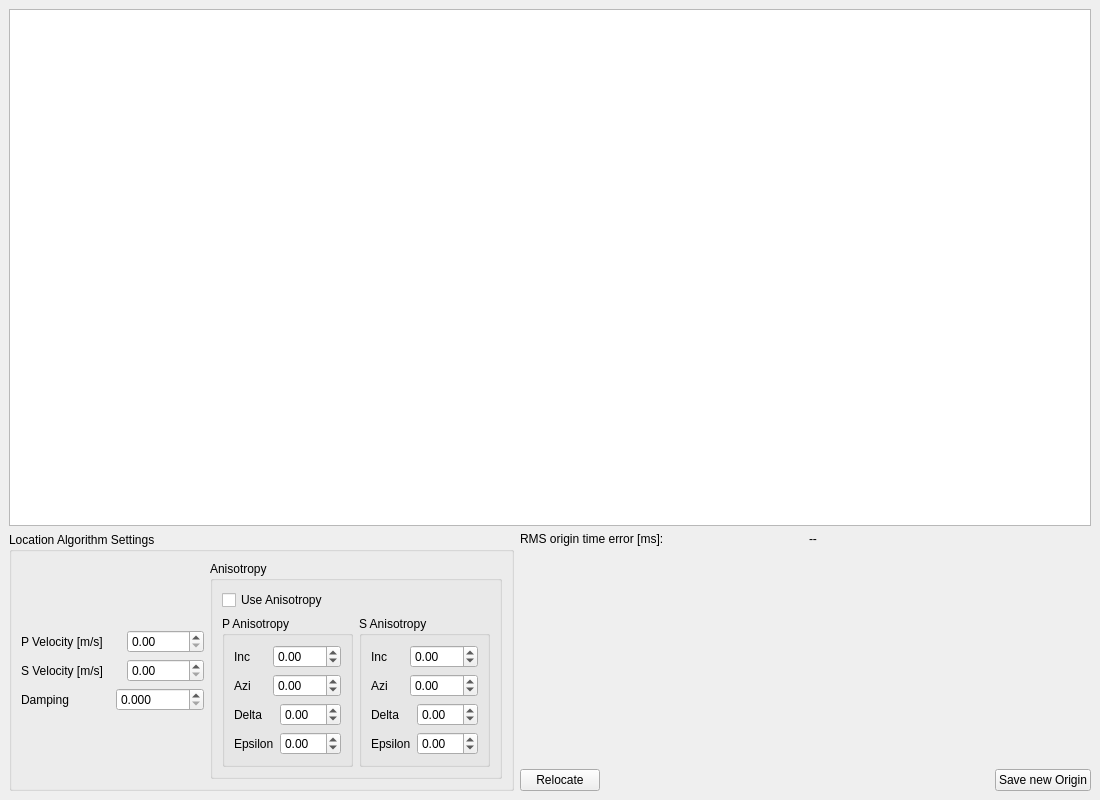
<?xml version="1.0" encoding="UTF-8"?>
<ui version="4.0">
 <class>RelocationWindow</class>
 <widget class="QMainWindow" name="RelocationWindow">
  <property name="geometry">
   <rect>
    <x>0</x>
    <y>0</y>
    <width>1100</width>
    <height>800</height>
   </rect>
  </property>
  <property name="minimumSize">
   <size>
    <width>1100</width>
    <height>800</height>
   </size>
  </property>
  <property name="maximumSize">
   <size>
    <width>1100</width>
    <height>800</height>
   </size>
  </property>
  <property name="windowTitle">
   <string>Relocate Event</string>
  </property>
  <widget class="QWidget" name="centralwidget">
   <property name="minimumSize">
    <size>
     <width>1100</width>
     <height>800</height>
    </size>
   </property>
   <property name="maximumSize">
    <size>
     <width>1100</width>
     <height>800</height>
    </size>
   </property>
   <layout class="QVBoxLayout" name="verticalLayout_6" stretch="2,0">
    <item>
     <widget class="QTableWidget" name="pick_table"/>
    </item>
    <item>
     <layout class="QHBoxLayout" name="horizontalLayout_17">
      <item>
       <widget class="QGroupBox" name="groupBox">
        <property name="title">
         <string>Location Algorithm Settings</string>
        </property>
        <layout class="QHBoxLayout" name="horizontalLayout_16">
         <item>
          <layout class="QVBoxLayout" name="verticalLayout_2">
           <item>
            <spacer name="verticalSpacer">
             <property name="orientation">
              <enum>Qt::Vertical</enum>
             </property>
             <property name="sizeHint" stdset="0">
              <size>
               <width>20</width>
               <height>40</height>
              </size>
             </property>
            </spacer>
           </item>
           <item>
            <layout class="QHBoxLayout" name="horizontalLayout_5">
             <item>
              <widget class="QLabel" name="label">
               <property name="minimumSize">
                <size>
                 <width>100</width>
                 <height>0</height>
                </size>
               </property>
               <property name="text">
                <string>P Velocity [m/s]</string>
               </property>
              </widget>
             </item>
             <item>
              <widget class="QDoubleSpinBox" name="p_velocity_spin_box">
               <property name="maximum">
                <double>10000.000000000000000</double>
               </property>
               <property name="singleStep">
                <double>100.000000000000000</double>
               </property>
              </widget>
             </item>
            </layout>
           </item>
           <item>
            <layout class="QHBoxLayout" name="horizontalLayout_10">
             <item>
              <widget class="QLabel" name="label_9">
               <property name="minimumSize">
                <size>
                 <width>100</width>
                 <height>0</height>
                </size>
               </property>
               <property name="text">
                <string>S Velocity [m/s]</string>
               </property>
              </widget>
             </item>
             <item>
              <widget class="QDoubleSpinBox" name="s_velocity_spin_box">
               <property name="maximum">
                <double>10000.000000000000000</double>
               </property>
               <property name="singleStep">
                <double>100.000000000000000</double>
               </property>
              </widget>
             </item>
            </layout>
           </item>
           <item>
            <layout class="QHBoxLayout" name="horizontalLayout_6">
             <item>
              <widget class="QLabel" name="label_2">
               <property name="text">
                <string>Damping</string>
               </property>
              </widget>
             </item>
             <item>
              <widget class="QDoubleSpinBox" name="damping_spin_box">
               <property name="decimals">
                <number>3</number>
               </property>
               <property name="maximum">
                <double>100.000000000000000</double>
               </property>
               <property name="singleStep">
                <double>0.001000000000000</double>
               </property>
              </widget>
             </item>
            </layout>
           </item>
           <item>
            <spacer name="verticalSpacer_2">
             <property name="orientation">
              <enum>Qt::Vertical</enum>
             </property>
             <property name="sizeHint" stdset="0">
              <size>
               <width>20</width>
               <height>40</height>
              </size>
             </property>
            </spacer>
           </item>
          </layout>
         </item>
         <item>
          <widget class="QGroupBox" name="groupBox_2">
           <property name="title">
            <string>Anisotropy</string>
           </property>
           <layout class="QVBoxLayout" name="verticalLayout_5">
            <item>
             <widget class="QCheckBox" name="use_anisotropy_check_box">
              <property name="text">
               <string>Use Anisotropy</string>
              </property>
             </widget>
            </item>
            <item>
             <layout class="QHBoxLayout" name="horizontalLayout_15">
              <item>
               <widget class="QGroupBox" name="groupBox_3">
                <property name="title">
                 <string>P Anisotropy</string>
                </property>
                <layout class="QVBoxLayout" name="verticalLayout">
                 <item>
                  <layout class="QHBoxLayout" name="horizontalLayout_4">
                   <item>
                    <widget class="QLabel" name="label_3">
                     <property name="text">
                      <string>Inc</string>
                     </property>
                    </widget>
                   </item>
                   <item>
                    <widget class="QDoubleSpinBox" name="p_inc_spin_box">
                     <property name="minimum">
                      <double>-180.000000000000000</double>
                     </property>
                     <property name="maximum">
                      <double>180.000000000000000</double>
                     </property>
                    </widget>
                   </item>
                  </layout>
                 </item>
                 <item>
                  <layout class="QHBoxLayout" name="horizontalLayout_3">
                   <item>
                    <widget class="QLabel" name="label_4">
                     <property name="text">
                      <string>Azi</string>
                     </property>
                    </widget>
                   </item>
                   <item>
                    <widget class="QDoubleSpinBox" name="p_azi_spin_box">
                     <property name="minimum">
                      <double>-360.000000000000000</double>
                     </property>
                     <property name="maximum">
                      <double>360.000000000000000</double>
                     </property>
                    </widget>
                   </item>
                  </layout>
                 </item>
                 <item>
                  <layout class="QHBoxLayout" name="horizontalLayout_2">
                   <item>
                    <widget class="QLabel" name="label_5">
                     <property name="text">
                      <string>Delta</string>
                     </property>
                    </widget>
                   </item>
                   <item>
                    <widget class="QDoubleSpinBox" name="p_delta_spin_box">
                     <property name="minimum">
                      <double>-10.000000000000000</double>
                     </property>
                     <property name="maximum">
                      <double>10.000000000000000</double>
                     </property>
                    </widget>
                   </item>
                  </layout>
                 </item>
                 <item>
                  <layout class="QHBoxLayout" name="horizontalLayout">
                   <item>
                    <widget class="QLabel" name="label_6">
                     <property name="text">
                      <string>Epsilon</string>
                     </property>
                    </widget>
                   </item>
                   <item>
                    <widget class="QDoubleSpinBox" name="p_epsilon_spin_box">
                     <property name="minimum">
                      <double>-10.000000000000000</double>
                     </property>
                     <property name="maximum">
                      <double>10.000000000000000</double>
                     </property>
                    </widget>
                   </item>
                  </layout>
                 </item>
                </layout>
               </widget>
              </item>
              <item>
               <widget class="QGroupBox" name="groupBox_4">
                <property name="title">
                 <string>S Anisotropy</string>
                </property>
                <layout class="QVBoxLayout" name="verticalLayout_4">
                 <item>
                  <layout class="QHBoxLayout" name="horizontalLayout_11">
                   <item>
                    <widget class="QLabel" name="label_10">
                     <property name="text">
                      <string>Inc</string>
                     </property>
                    </widget>
                   </item>
                   <item>
                    <widget class="QDoubleSpinBox" name="s_inc_spin_box">
                     <property name="minimum">
                      <double>-180.000000000000000</double>
                     </property>
                     <property name="maximum">
                      <double>180.000000000000000</double>
                     </property>
                    </widget>
                   </item>
                  </layout>
                 </item>
                 <item>
                  <layout class="QHBoxLayout" name="horizontalLayout_12">
                   <item>
                    <widget class="QLabel" name="label_11">
                     <property name="text">
                      <string>Azi</string>
                     </property>
                    </widget>
                   </item>
                   <item>
                    <widget class="QDoubleSpinBox" name="s_azi_spin_box">
                     <property name="minimum">
                      <double>-360.000000000000000</double>
                     </property>
                     <property name="maximum">
                      <double>360.000000000000000</double>
                     </property>
                    </widget>
                   </item>
                  </layout>
                 </item>
                 <item>
                  <layout class="QHBoxLayout" name="horizontalLayout_13">
                   <item>
                    <widget class="QLabel" name="label_12">
                     <property name="text">
                      <string>Delta</string>
                     </property>
                    </widget>
                   </item>
                   <item>
                    <widget class="QDoubleSpinBox" name="s_delta_spin_box">
                     <property name="minimum">
                      <double>-10.000000000000000</double>
                     </property>
                     <property name="maximum">
                      <double>10.000000000000000</double>
                     </property>
                    </widget>
                   </item>
                  </layout>
                 </item>
                 <item>
                  <layout class="QHBoxLayout" name="horizontalLayout_14">
                   <item>
                    <widget class="QLabel" name="label_13">
                     <property name="text">
                      <string>Epsilon</string>
                     </property>
                    </widget>
                   </item>
                   <item>
                    <widget class="QDoubleSpinBox" name="s_epsilon_spin_box">
                     <property name="minimum">
                      <double>-10.000000000000000</double>
                     </property>
                     <property name="maximum">
                      <double>10.000000000000000</double>
                     </property>
                    </widget>
                   </item>
                  </layout>
                 </item>
                </layout>
               </widget>
              </item>
             </layout>
            </item>
           </layout>
          </widget>
         </item>
        </layout>
       </widget>
      </item>
      <item>
       <layout class="QVBoxLayout" name="verticalLayout_3">
        <item>
         <layout class="QHBoxLayout" name="horizontalLayout_8">
          <item>
           <widget class="QLabel" name="label_7">
            <property name="text">
             <string>RMS origin time error [ms]: </string>
            </property>
           </widget>
          </item>
          <item>
           <widget class="QLabel" name="rms_time_error_label">
            <property name="text">
             <string>--</string>
            </property>
           </widget>
          </item>
         </layout>
        </item>
        <item>
         <spacer name="verticalSpacer_3">
          <property name="orientation">
           <enum>Qt::Vertical</enum>
          </property>
          <property name="sizeHint" stdset="0">
           <size>
            <width>20</width>
            <height>40</height>
           </size>
          </property>
         </spacer>
        </item>
        <item>
         <layout class="QHBoxLayout" name="horizontalLayout_9">
          <item>
           <widget class="QPushButton" name="relocate_push_button">
            <property name="text">
             <string>Relocate</string>
            </property>
           </widget>
          </item>
          <item>
           <spacer name="horizontalSpacer">
            <property name="orientation">
             <enum>Qt::Horizontal</enum>
            </property>
            <property name="sizeHint" stdset="0">
             <size>
              <width>40</width>
              <height>20</height>
             </size>
            </property>
           </spacer>
          </item>
          <item>
           <widget class="QPushButton" name="save_new_origin_push_button">
            <property name="text">
             <string>Save new Origin</string>
            </property>
           </widget>
          </item>
         </layout>
        </item>
       </layout>
      </item>
     </layout>
    </item>
   </layout>
  </widget>
 </widget>
 <resources/>
 <connections/>
</ui>
